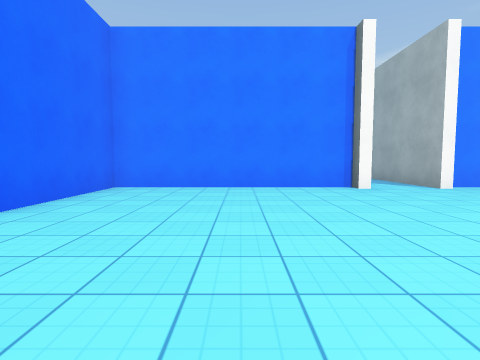
View 1 (above)

16 first-person views from a walk through a Unity game level. The camera is 1.2 m above the floor, tilts 4° down and sees 80° across. The floor is counted in squares, 2 m on a side. Each view is taken from the middle of a square. On the plan, view 1 faces up. The plan holds only what a view shows up to about 9 squares ahead; the rest is blank. The place goes on beyond the plan. The player is left out. Surface patterns are stand-ins for the level's own textures.

View 2
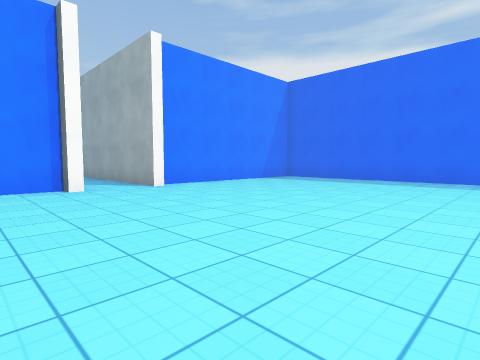

View 3
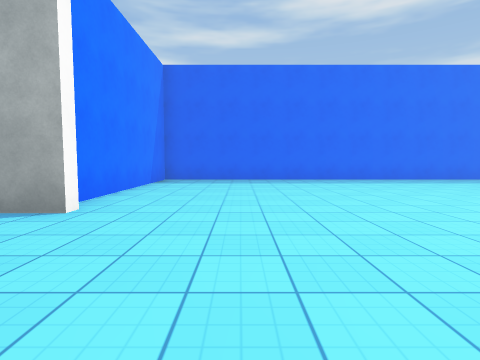

View 4
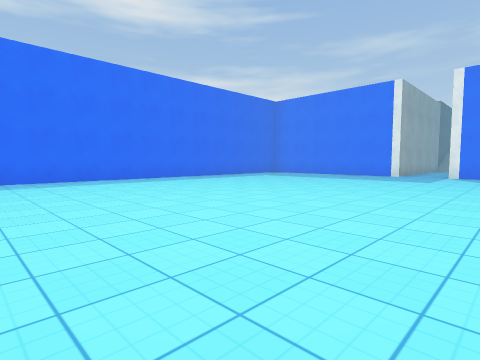

View 5
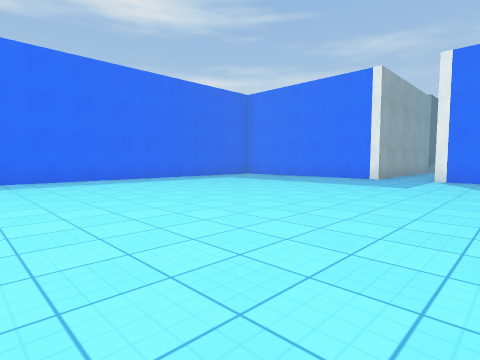

View 6
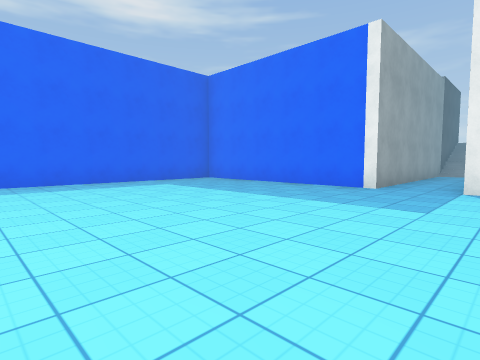

View 7
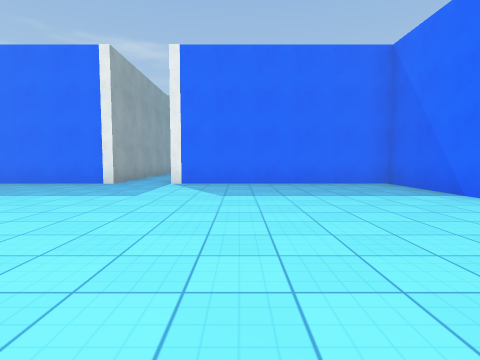

View 8
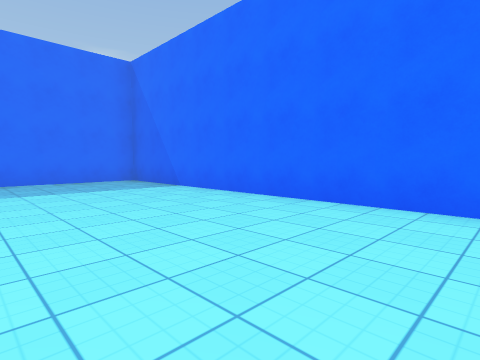

View 9
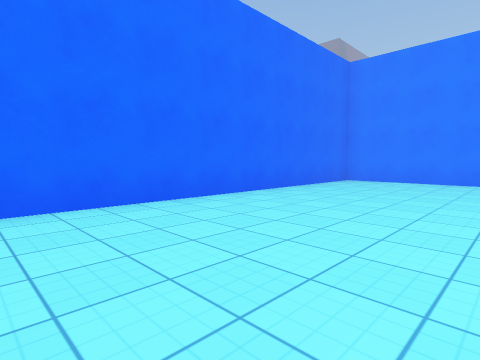

View 10
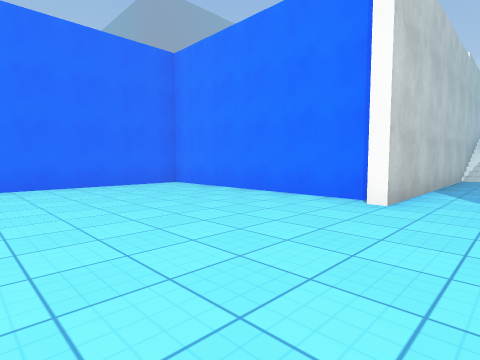

View 11
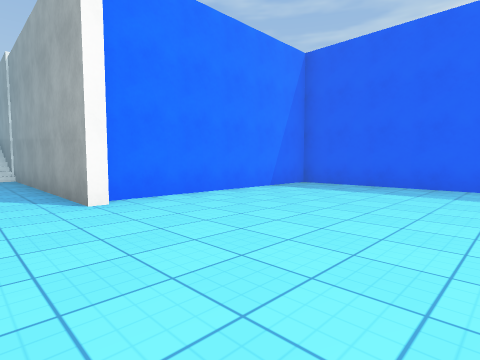

View 12
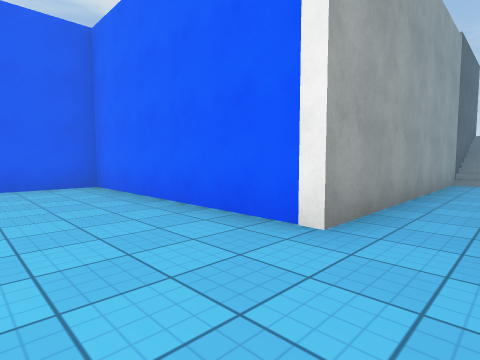

View 13
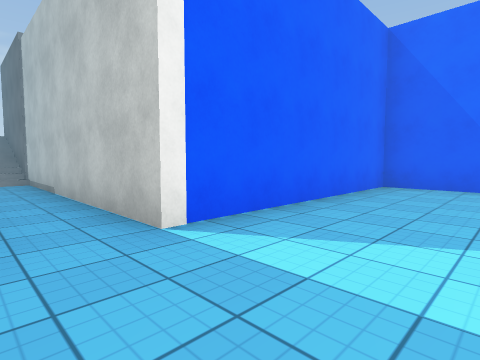

View 14
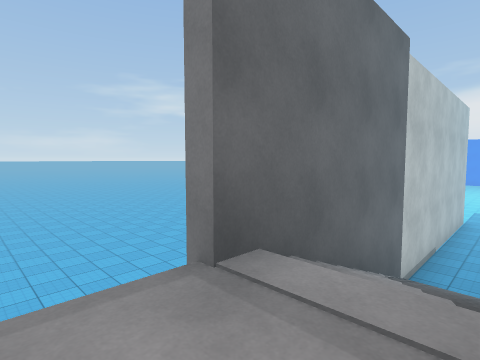

View 15
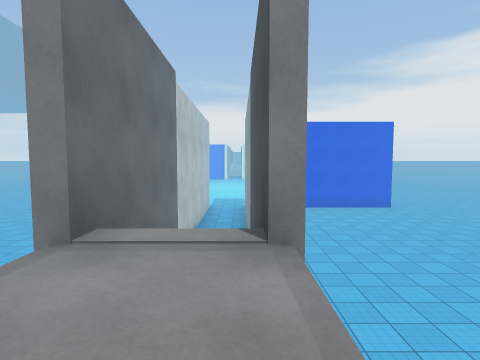

View 16
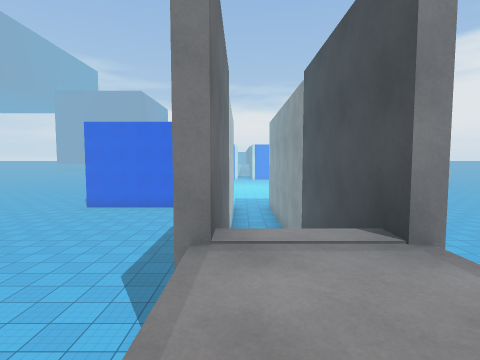

### Floor plan
Key: @ floor where view 1 was taken; # wall or solid block; x gap in a wall; . main floor; : floor 2.75 m higher than the main floor; / step, stairs or slope; v drop or lower ground.
Columns run from 3 left of view 1 to 10 right of it. Each row starts with its distance up from view 1.
 14      #/#
 13      #/#
 12      #//#
 11      #..#
 10      #..#
  9      #..#
  8      #..#
  7  #####.######
  6 #....#.#.....#
  5 #............#
  4 #............#
  3 #............#
  2 #............#
  1 #............#
  0 #..@.........#
 -1 #............#
 -2 #............#
 -3 #............#
 -4 #............#
 -5 #............#
 -6 #............#
 -7 #............#
 -8 #............#
 -9 #............#
-10 #............#
-11  #####..#####
-12      #..#
-13 vvvvv#..#vvvvv
-14 vvvvv#..#vvvvv
-15 vvvvv#..#vvvvv
-16 vvvvv#..#vvvv
-17 vvvvv#//#vvvv
-18 vvvvv#//#vvv
-19 vvvvv#//#vv
-20 vvvv x::x
-21  vvv  ::
-22       ::

Positions as (right, up) in squares from view 1, and headings:
1: (0, 0), facing up
2: (1, 0), facing up-right
3: (1, 4), facing right
4: (1, 1), facing down-right
5: (1, -1), facing down-right
6: (2, -4), facing down-right
7: (1, -3), facing down
8: (1, -2), facing down-left
9: (1, -2), facing up-left
10: (4, 2), facing up-left
11: (3, 2), facing up-right
12: (3, -8), facing down-right
13: (4, -8), facing down-left
14: (4, -21), facing up-left
15: (4, -22), facing up
16: (3, -22), facing up
